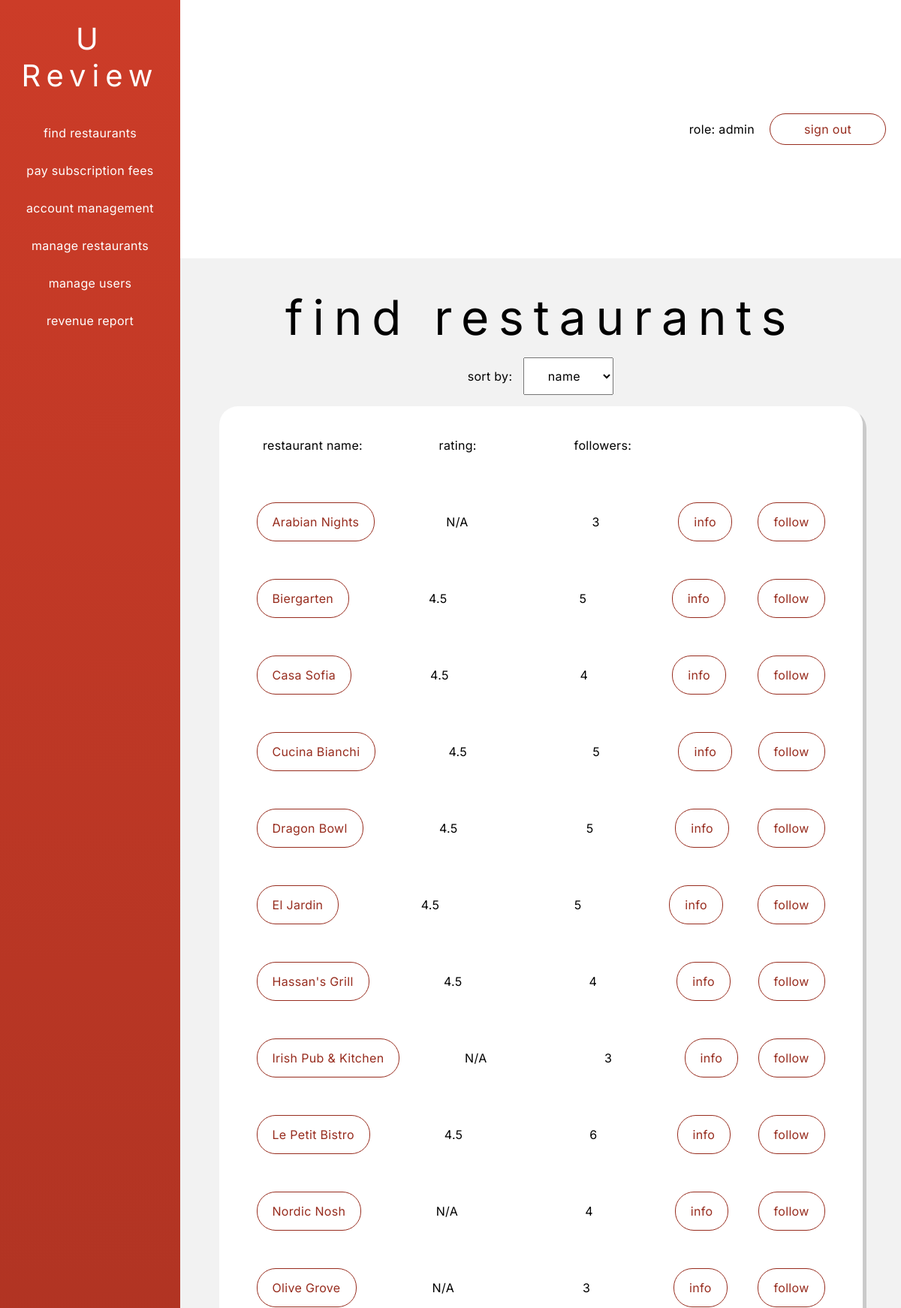
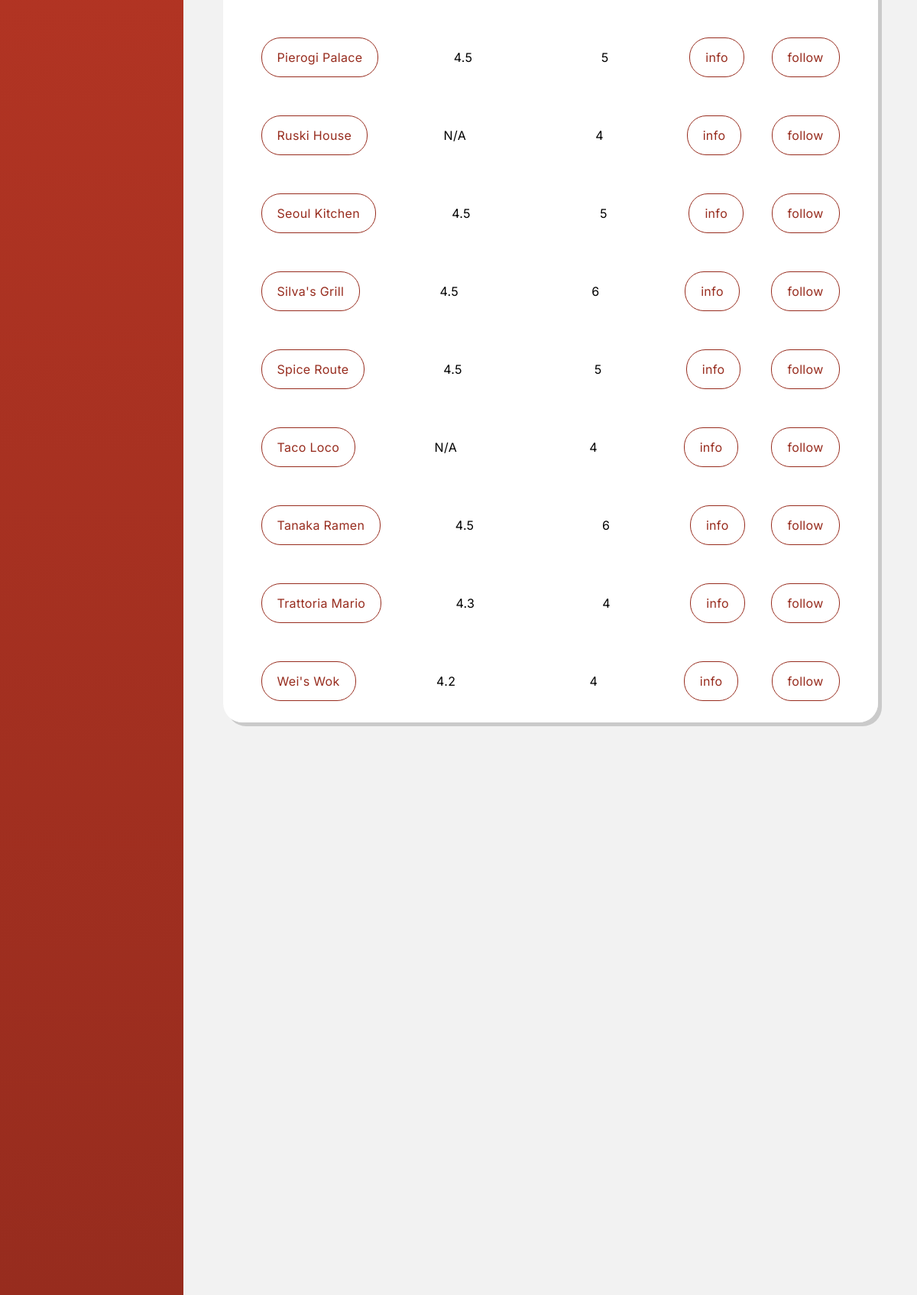
The app's page /phpViews/findRestaurant/findRestaurant.php (signed in) with its own data (2 pictures, top to bottom).
### tables this page shows
CREATE TABLE IF NOT EXISTS `restaurant` (
  `restaurant_id` int NOT NULL AUTO_INCREMENT,
  `restaurant_name` varchar(30) NOT NULL,
  `description` varchar(60) NOT NULL,
  `address` varchar(120) NOT NULL,
  `owner_name` varchar(30) NOT NULL,
  `phone` varchar(12) NOT NULL,
  `email` varchar(60) NOT NULL,
  `type` varchar(60) NOT NULL,
  `user_id` int NOT NULL,
  PRIMARY KEY (`restaurant_id`),
  KEY `user_id` (`user_id`)
);

### security/user.php (called while the page is built, shortened)
<?php
class User{
	public $roles = Array();
	function getRoles(){
		return $this->roles;
	}
}
?>

### phpViews/findRestaurant/findRestaurant.php (the view, shortened to what this page needs)
<!DOCTYPE html>
<html lang="en">
<head>
    <link rel="stylesheet" href="../../styles.css">
</head>
<body>
    <div class="dashboard-container">
        <div class="dashboard-left-container">
            <h1 class="dashboard-nav-title">U Review</h1>
            <?php
                require_once "../../components/dashboardleftContainer.php";
            ?>
        </div>
        <div class="dashboard-right-container">
            <?php
                require_once "../../components/dashboardNavBar.php";
            ?>
            <div class="dashboard-main">
                <div class="title">find restaurants</div>
                <form method="POST" onchange="updateSort()" id="sort-by-form">
                    <label for="sort-by-form">sort by:</label>
                    <select name="sortby" id="sortby">
                        <?php
                            $values = ['r.restaurant_name','average_rating','follower_count'];
                            $valueLabels = ['name','rating','followers'];
                            $sortBy = $values[0];
                            for($i = 0; $i < count($values); $i++){
                                if($values[$i] == $sortBy){
                                    echo "<option selected value=$values[$i]>$valueLabels[$i]</option>";
                                }
                                else{
                                    echo "<option value=$values[$i]>$valueLabels[$i]</option>";
                                }
                            }
                        ?>
                    </select>
                </form>
                <div class="dashboard-list-container">
                    <ul>
                        <li class="restaurant-list-item header-list-item">
                            <p>restaurant name:</p>
                            <p>rating:</p>
                            <p>followers:</p>
                        </li>
                        <?php
                            $conn = new mysqli($hn,$un,$pw,$db);
                            $sortBy = "r.restaurant_name";
                            $query = "SELECT
                                            r.restaurant_id,
                                            r.restaurant_name,
                                            r.description,
                                            COALESCE(ROUND(AVG(rv.rating), 1), 'N/A') as average_rating,
                                            COALESCE(COUNT(DISTINCT f.follow_id), 0) as follower_count
                                            FROM
                                            restaurant r
                                            LEFT JOIN food fd ON r.restaurant_id = fd.restaurant_id
                                            LEFT JOIN review rv ON fd.food_id = rv.food_id
                                            LEFT JOIN follow f ON r.restaurant_id = f.restaurant_id
                                        GROUP BY
                                            r.restaurant_id,
                                            r.restaurant_name,
                                            r.description
                                        ORDER BY
                                            $sortBy ASC;";
                            $result = $conn->query($query);
                            if($result->num_rows > 0){
                                while($row = $result->fetch_array(MYSQLI_ASSOC)){
                                    $restaurant_id = $row['restaurant_id'];
                                    $followerCount = $row['follower_count'];
                                    $averageRating = $row['average_rating'];
                                    $followed = false;
                                    if($followed){
                                        echo <<< _END
                                            <li class="restaurant-list-item header-list-item">
                                                <a href="findFoodItem.php?restaurant_id=$restaurant_id">$row[restaurant_name]</a>
                                                <p>$averageRating</p>
                                                <p>$followerCount</p>
                                                <a href="followRestaurant.php?restaurant_id=$restaurant_id">info</a>
                                                <a href="unfollowRestaurant.php?restaurant_id=$restaurant_id">unfollow</a>
                                            </li>
                                        _END;
                                    }
                                    else{
                                        echo <<< _END
                                            <li class="restaurant-list-item header-list-item">
                                                <a href="findFoodItem.php?restaurant_id=$restaurant_id">$row[restaurant_name]</a>
                                                <p>$averageRating</p>
                                                <p>$followerCount</p>
                                                <a href="findRestaurantInfo.php?restaurant_id=$restaurant_id">info</a>
                                                <a href="followRestaurant.php?restaurant_id=$restaurant_id">follow</a>
                                            </li>
                                        _END;
                                    }
                                }
                            }
                            else{
                                echo "No data found <br>";
                            }
                        ?>
                    </ul>
                </div>
            </div>
    </div>
</body>

### components/dashboardLeftContainer.php (shortened to what this page needs)
<?php
    $user = $_SESSION['user'];
    $user_roles = $user->getRoles();
    $role = $user_roles[0];
    if ($role == 'admin'){
        echo <<< _END
            <div class="dashboard-link-container">
                    <a href="../findRestaurant/findRestaurant.php" class="dashboard-nav-link">find restaurants</a>
                    <a href="../paySubscriptionFees/paySubscriptionFee.php" class="dashboard-nav-link">pay subscription fees</a>
                    <a href="../accountManagement/accountManagement.php" class="dashboard-nav-link">account management</a>
                    <a href="../restaurantManagement/viewRestaurant.php" class="dashboard-nav-link">manage restaurants</a>
                    <a href="../userManagement/viewUser.php" class="dashboard-nav-link">manage users</a>
                    <a href="../revenueReport/revenueReport.php" class="dashboard-nav-link">revenue report</a>
            </div>
        _END;
    }
?>

### components/dashboardNavBar.php (shortened to what this page needs)
<?php
    $user = $_SESSION['user'];
    $user_roles = $user->getRoles();
    $role = $user_roles[0];
    echo <<< _END
        <div class="dashboard-nav-bar">
            <p>role: $role</p>
            <a href="../accountManagement/logout.php">sign out</a>
        </div>
    _END;
?>

### styles.css (style rules this page uses)
:root { --white: white; --lightRed: #cc3c28; --darkRed: #972c1e; --redGradient: linear-gradient( var(--lightRed), var(--darkRed) ); --lightgrey: #f2f2f2; --darkgrey:#cacaca; }
* { font-family: "Inter", sans-serif; letter-spacing: .02em; font-weight: normal; scroll-behavior: smooth; }
body { height: 100vh; width: 100vw; margin:0; padding:0; display: flex; flex-direction: column; justify-content: center; align-items: center; }
.title { font-size: 64px; letter-spacing: .2em; text-align: center; }
.dashboard-container { width: 100vw; height: 100vh; margin: 0; padding: 0; display:flex; }
.dashboard-left-container { width: 20%; background:var(--redGradient); height: 100%; overflow: scroll; scroll-behavior: smooth; }
.dashboard-right-container { width: 80%; height: 100%; }
.dashboard-nav-bar { width: 100%; height: 10%; display: flex; align-items: center; justify-content: right; gap: 20px; }
.dashboard-nav-bar > a { margin-right: 20px; color: var(--darkRed); text-decoration: none; border: 1px solid var(--darkRed); padding: 10px 45px; border-radius: 50px; font-size: 16px; }
.dashboard-main { height: 90%; background-color: var(--lightgrey); display: flex; flex-direction: column; align-items: center; gap: 15px; padding:15px; padding-top: 40px; box-sizing: border-box; }
.dashboard-nav-title { font-size: 40px; text-align: center; color: var(--white); letter-spacing: 0.2em; }
.dashboard-link-container { display: flex; flex-direction: column; align-items: center; text-align: center; color:var(--white); text-decoration: none; }
.dashboard-nav-link { display: block; color:var(--white); text-decoration: none; width: 100%; padding: 15px 0px; }
#sort-by-form { display: flex; flex-direction: row; justify-content: center; align-items: center; gap: 15px; }
#sortby { width: 120px; height: 50px; font-size: 16px; text-align: center; }
.dashboard-list-container { width: 90%; height: 70%; border-radius: 25px; background-color: white; box-shadow: 5px 5px var(--darkgrey); padding: 10px; overflow: scroll; }
.restaurant-list-item { width: 95%; display: flex; justify-content: space-between; margin-bottom: 20px; }
.header-list-item { margin-bottom: 50px; }
.restaurant-list-item > p { width: 150px; text-align: center; }
.restaurant-list-item > a { padding: 15px 20px; color: var(--darkRed); border: 1px solid var(--darkRed); border-radius: 25px; }
li > a { text-decoration: none; }
ul > li { list-style: none; }

### records on screen
restaurant: restaurant_name "Arabian Nights", averageRating "N/A", followerCount "3"
restaurant: restaurant_name "Biergarten", averageRating "4.5", followerCount "5"
restaurant: restaurant_name "Casa Sofia", averageRating "4.5", followerCount "4"
restaurant: restaurant_name "Cucina Bianchi", averageRating "4.5", followerCount "5"
restaurant: restaurant_name "Dragon Bowl", averageRating "4.5", followerCount "5"
restaurant: restaurant_name "El Jardin", averageRating "4.5", followerCount "5"
restaurant: restaurant_name "Hassan's Grill", averageRating "4.5", followerCount "4"
restaurant: restaurant_name "Irish Pub & Kitchen", averageRating "N/A", followerCount "3"
restaurant: restaurant_name "Le Petit Bistro", averageRating "4.5", followerCount "6"
restaurant: restaurant_name "Nordic Nosh", averageRating "N/A", followerCount "4"
restaurant: restaurant_name "Olive Grove", averageRating "N/A", followerCount "3"
restaurant: restaurant_name "Pierogi Palace", averageRating "4.5", followerCount "5"
restaurant: restaurant_name "Ruski House", averageRating "N/A", followerCount "4"
restaurant: restaurant_name "Seoul Kitchen", averageRating "4.5", followerCount "5"
restaurant: restaurant_name "Silva's Grill", averageRating "4.5", followerCount "6"
restaurant: restaurant_name "Spice Route", averageRating "4.5", followerCount "5"
restaurant: restaurant_name "Taco Loco", averageRating "N/A", followerCount "4"
restaurant: restaurant_name "Tanaka Ramen", averageRating "4.5", followerCount "6"
restaurant: restaurant_name "Trattoria Mario", averageRating "4.3", followerCount "4"
restaurant: restaurant_name "Wei's Wok", averageRating "4.2", followerCount "4"

### other values on screen
$role "admin"
form field sortby "name"
